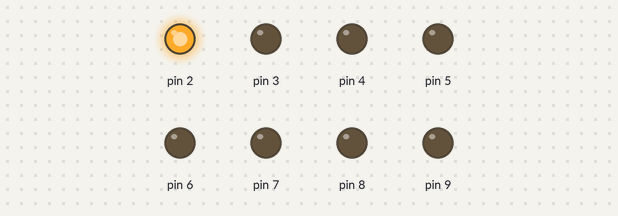
Bench run of a sketch on a simulated Arduino Uno, built with avr-gcc and run on an emulated ATmega328P. On the bench: output pins drawn as LEDs (lit = HIGH).

Above: at 0.5 s.
At 2.5 s:
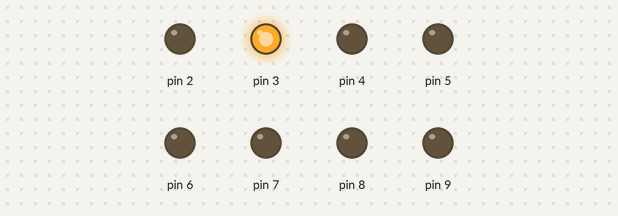
At 4.5 s:
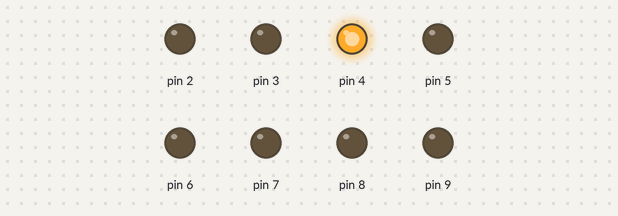
At 10.5 s:
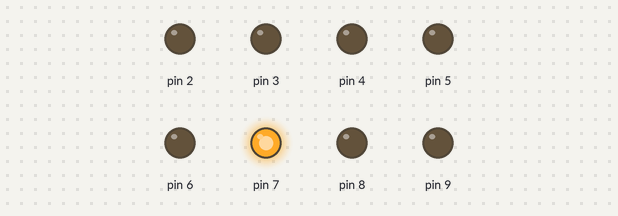
At 14.5 s:
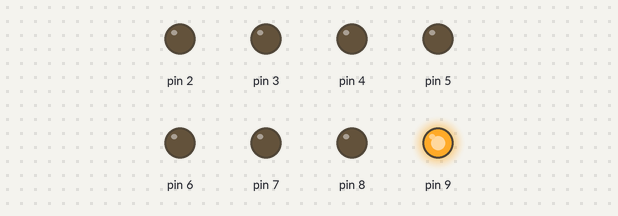
At 19.5 s:
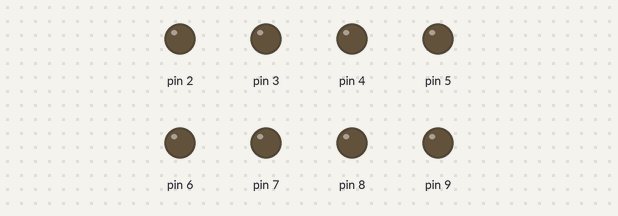
Timing chart, 0 to 20.8 s (numbered marks = the images above):
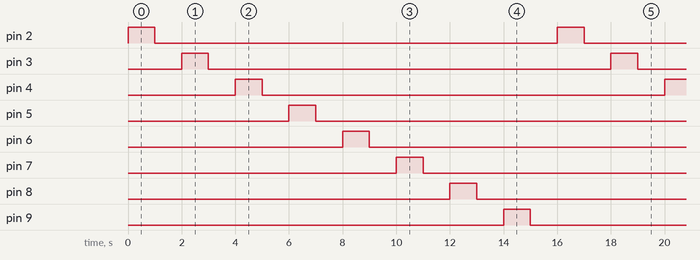

The sketch:

Coral_LEDS_Blinks.ino
```cpp
void setup() {
  for (int i = 2; i <= 9; i++)
    pinMode(i, OUTPUT);
}

void blink (const byte which)
  {
  digitalWrite(which, HIGH);
  delay(1000);
  digitalWrite(which, LOW);
  delay(1000);
  }  // end of blink

void loop() {
  for (int i = 2; i <= 9; i++)
     blink (i);
}
```

Measured:
- by itself, pin 2–9: alternates HIGH for 1.0 s and LOW for 15.0 s
- by itself, everything shown: repeats every 16.0 s, in 16 steps
